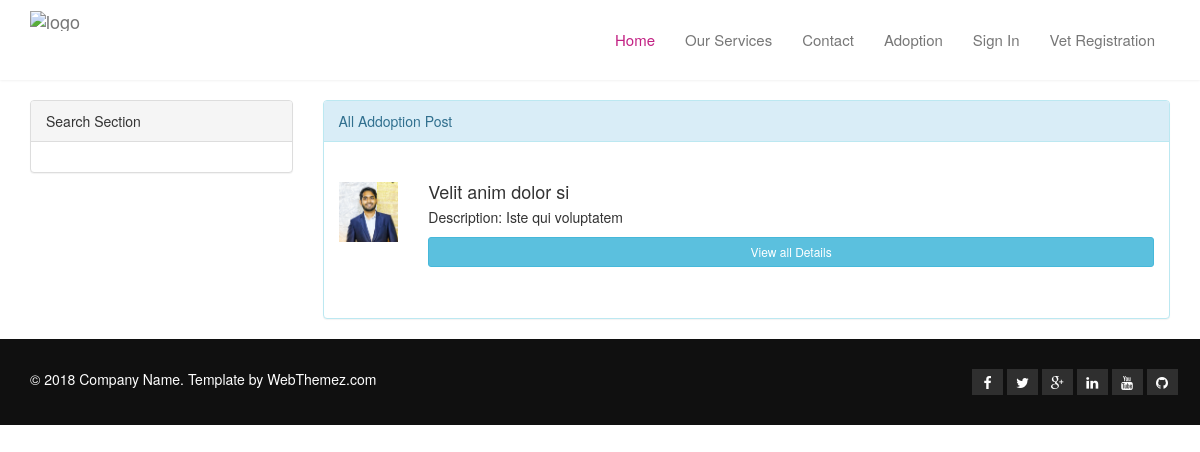
/adoption.php, run on an earlier commit of the app's database.
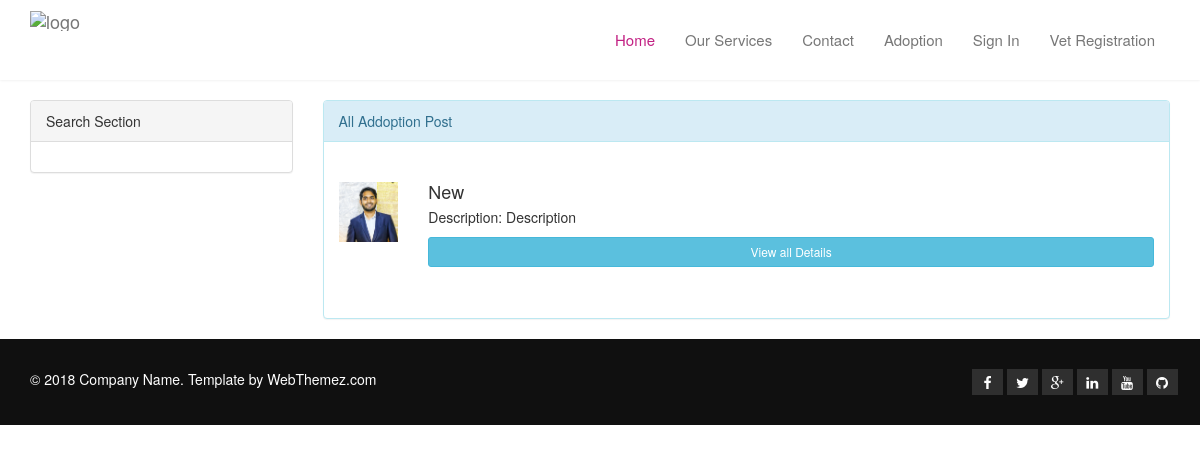
And on a later commit of the database.
### tables this page shows
CREATE TABLE `adoptionpost` (
  `id` int(11) NOT NULL,
  `title` varchar(200) NOT NULL,
  `description` varchar(400) NOT NULL,
  `image` varchar(400) NOT NULL,
  `location_id` int(11) NOT NULL,
  `address` varchar(400) NOT NULL,
  `contact_info` varchar(200) NOT NULL,
  `user_id` int(11) NOT NULL,
  `status` int(11) NOT NULL DEFAULT 0
);

### adoption.php (the view, shortened to what this page needs)
<?php include_once 'includes/head.php' ?>
<?php include_once 'includes/header.php' ?>
<?php
$conn = connect();
$sql = 'SELECT * FROM adoptionPost';
$result = $conn->query($sql);
?>
<section>
    <div class="container">
        <div class="row">
            <div class="col-sm-3 wow fadeInLeft">
                <div class="panel panel-default">
                    <div class="panel-heading">Search Section</div>
                    <div class="panel-body">
                    </div>
                </div>
            </div>
            <div class="col-sm-9 wow fadeInRight">
                <div class="panel panel-info">
                    <div class="panel-heading">All Addoption Post</div>
                    <div class="panel-body">
                        <div class="row">
                            <?php foreach ($result as $key => $value) { ?>
                                <div class="col-sm-12 "><a href=""></a>
                                    <div class="media service-box">
                                        <div class="pull-left">
                                            <img height="60px" src="images/uploadedImages/<?= $value['image'] ?>" alt="">
                                        </div>
                                        <div class="media-body">
                                            <h4 class="media-heading"><?= $value['title'] ?></h4>
                                            <p>Description: <?= $value['description'] ?></p>
                                            <a class="btn btn-info btn-block btn-sm" href="adoption_details.php?id=<?= $value['id']; ?>">View all Details</a>
                                        </div>
                                    </div>
                                </div>
                            <?php
                            }
                            ?>
                        </div>
                    </div>
                </div>
            </div>
        </div>
    </div>
</section>
<?php include_once 'includes/footer.php' ?>
<?php include_once 'includes/footer_script.php' ?>

### includes/head.php (shortened to what this page needs)
<!DOCTYPE html>
<html lang="en">
<head>
    <link href="css/bootstrap.min.css" rel="stylesheet">
    <link href="css/font-awesome.min.css" rel="stylesheet">
    <link href="css/animate.min.css" rel="stylesheet">
    <link href="css/owl.carousel.css" rel="stylesheet">
    <link href="css/owl.transitions.css" rel="stylesheet">
    <link href="css/prettyPhoto.css" rel="stylesheet">
    <link href="css/styles.css" rel="stylesheet">
	<link href="//maxcdn.bootstrapcdn.com/bootstrap/3.3.0/css/bootstrap.min.css" rel="stylesheet" id="bootstrap-css">
</head>
<body id="home">

### includes/header.php (shortened to what this page needs)
<header id="header">
    <nav id="main-nav" class="navbar navbar-default navbar-fixed-top" role="banner">
        <div class="container">
            <div class="navbar-header">
                <a class="navbar-brand" href="index.html"><img src="images/logo.png" alt="logo"></a>
            </div>
            <div class="collapse navbar-collapse navbar-right">
                <ul class="nav navbar-nav">
                    <li class="scroll active"><a href="index">Home</a></li>
                    <li class="scroll"><a href="services">Our Services</a></li>
                    <li class="scroll"><a href="contact">Contact</a></li>
                    <li class="scroll"><a href="adoption">Adoption</a></li>
                    <?php if (isset($_SESSION['isLoggedIn']) && $_SESSION['isLoggedIn']) { ?>
                        <li class="scroll"><a href="dashboard">My Dashboard</a></li>
                        <li class="scroll"><a href="logout">Logout</a></li>
                    <?php } else { ?>
                        <li class="scroll"><a href="signin">Sign In</a></li>
                        <li class="scroll"><a href="vet-registration">Vet Registration</a></li>
                    <?php } ?>
                </ul>
            </div>
        </div>
    </nav>
</header>

### includes/footer.php
<footer id="footer">
    <div class="container">
        <div class="row">
            <div class="col-sm-6">
                &copy; 2018 Company Name. Template by <a target="_blank" href="https://webthemez.com/animals-pets/" title="Free Bootstrap Themes and HTML Templates">WebThemez.com</a>
            </div>
            <div class="col-sm-6">
                <ul class="social-icons">
                    <li><a href="#"><i class="fa fa-facebook"></i></a></li>
                    <li><a href="#"><i class="fa fa-twitter"></i></a></li>
                    <li><a href="#"><i class="fa fa-google-plus"></i></a></li>
                    <li><a href="#"><i class="fa fa-linkedin"></i></a></li>
                    <li><a href="#"><i class="fa fa-youtube"></i></a></li>
                    <li><a href="#"><i class="fa fa-github"></i></a></li>
                </ul>
            </div>
        </div>
    </div>
</footer>

### includes/footer_script.php (shortened to what this page needs)
</body>
</html>

### css/styles.css (style rules this page uses)
body { padding-top: 100px; background: #ffffff; font-family: 'Raleway', sans-serif; font-weight: 400; color: #3A3B3C; line-height: 26px; }
h1, h2, h3, h4, h5, h6 { font-weight: 600; font-family: 'Raleway', sans-serif; color: #272727; }
a { color: #45aed6; -webkit-transition: color 400ms, background-color 400ms; -moz-transition: color 400ms, background-color 400ms; -o-transition: color 400ms, background-color 400ms; transition: color 400ms, background-color 400ms; }
.btn { border-width: 0; border-radius: 0; }
.navbar-default .navbar-collapse, .navbar-default .navbar-form { border-color: #e3bcd4; }
.navbar-nav>li>a { text-transform: inherit; font-size: 15px;font-weight: 500; }
#main-nav.navbar-default { background: #fff;padding: 0; }
#main-nav.navbar-default .navbar-nav > li.active > a, #main-nav.navbar-default .navbar-nav > li.open > a, #main-nav.navbar-default .navbar-nav > li:hover > a { background: rgb(255, 229, 245);color: #c22083; }
.navbar.navbar-default { border: 0; border-radius: 0; margin-bottom: 0; }
.navbar.navbar-default .navbar-brand { height: auto; padding: 11px 15px 11px; }
@media only screen and (min-width: 768px) { #main-nav.navbar-default { background: rgb(255, 255, 255); -webkit-box-shadow: 0 0 3px 0 rgba(0, 0, 0, 0.1); box-shadow: 0 0 3px 0 rgba(0, 0, 0, 0.1); } }
@media only screen and (min-width: 768px) { #main-nav.navbar-default .navbar-nav > li > a { padding-top: 30px; padding-bottom: 30px; } }
@media only screen and (min-width: 768px) { .navbar-default .navbar-nav>li>a { color: #616161; } }
@media only screen and (min-width: 768px) { #main-nav.navbar-default .navbar-nav > li.active > a, #main-nav.navbar-default .navbar-nav > li.open > a, #main-nav.navbar-default .navbar-nav > li:hover > a { background: transparent; color: #C22083; } }
.media.service-box { margin: 25px 0 36px; }
.media.service-box .pull-left { margin-right: 20px; }
.panel-default { border-color: #eee; }
.panel-default > .panel-heading { background-color: #fff; border-color: #eee; }
#footer { padding-top: 30px; padding-bottom: 30px; color: #fff; background: #101010; }
#footer a { color: #fff; }
#footer ul { list-style: none; padding: 0; margin: 0 -7.5px; }
#footer ul > li { display: inline-block; background: rgb(47, 47, 47); padding: 3px 0; width: 31px; text-align: center; }
@media only screen and (min-width: 768px) { #footer .social-icons { float: right; } }

What changed in the data, as far as the page shows it:
removed adoptionpost: image (picture), title "Velit anim dolor si", description "Iste qui voluptatem"
added adoptionpost: image (picture), title "New", description "Description"
